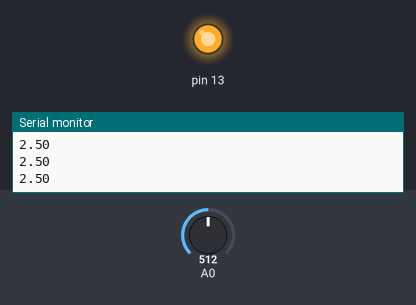
Simulated run of this sketch. Board: Arduino Uno, built with avr-gcc and run on an emulated ATmega328P. On the bench: output pins drawn as LEDs (lit = HIGH), the last lines printed to the serial monitor. Dashed ring = blinking. The inputs (shaded band) are chosen by the test bench; at power-on: A0 = 512.

Above: at 1.2 s.
1.3 s: A0 set to 1007
2.8 s: A0 set to 1023
At 2.91 s:
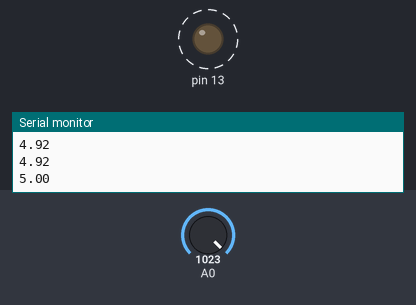
5.8 s: A0 set to 900
At 5.8 s:
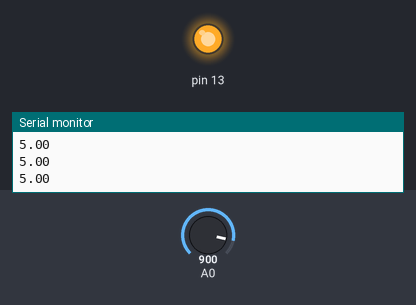
7.3 s: A0 set to 521
8.8 s: A0 set to 498
At 10.1 s:
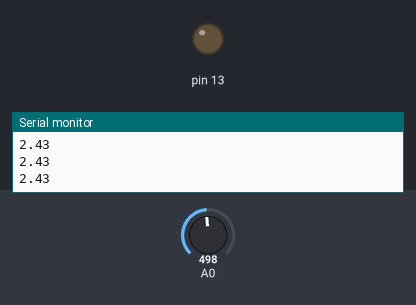
Timing chart, 0 to 11.3 s (numbered marks = the images above; inputs shaded):
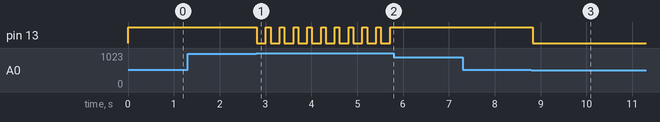

The sketch:

led_con_potenciometro.ino
```cpp
#include "POT.h"

Encender encender;

void setup() {
  Serial.begin(9600);
  encender.Modo(13);
}

void loop() {
  encender.Encendido(13);
}
```

POT.h
```cpp
class Encender{
  private:
  int LED;
  int porcent;

  public:

  void Modo(int LED){
    pinMode(LED,OUTPUT);
  }

  void Encendido(int LED){
    int valor = analogRead(A0), valor2 = analogRead(A0);
    porcent = map(valor,0,1023,0,100);
    float volt = valor2 * (5.0/1023.0);
    Serial.println(volt);

    if(porcent>=50 && porcent<=99){
    digitalWrite(13,HIGH);
    }else{
    digitalWrite(13,LOW);
    }
    delay(200);

  if(porcent==100){
    digitalWrite(13,HIGH);
    delay(100);
    digitalWrite(13,LOW);
    }
  }
};
```

Measured:
- the behaviour switches between 1022 and 1023 on A0 (found by bisection; images 0 and 1)
- the behaviour switches between 512 and 511 on A0 (found by bisection; images 2 and 3)
- after the input at 2.8 s, pin 13: alternates HIGH for 0.10 s and LOW for 0.20 s, starting at once
- after the input at 5.8 s, pin 13: stops changing and stays HIGH
- after the input at 8.8 s, pin 13: HIGH → LOW at once
